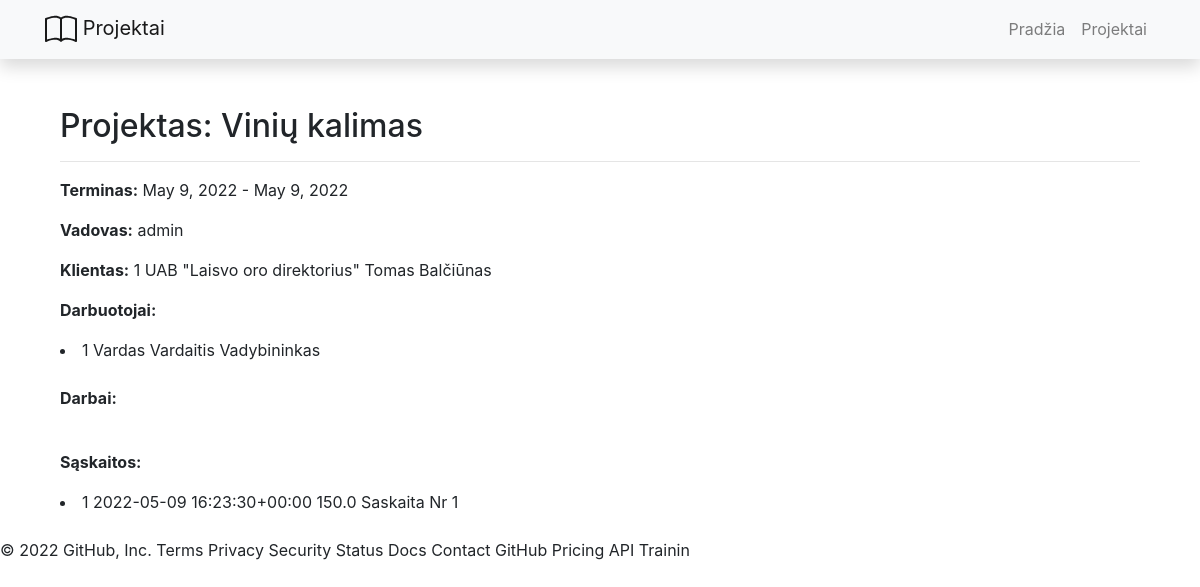
/projects/1/, run on the app's committed database.
### projects/models.py (models this page shows, shortened)
class Project(models.Model):
    name = models.CharField('Name', max_length=200)
    start_date = models.DateField('Start date',  null=True)
    end_date = models.DateField('End date',  null=True)
    client = models.ForeignKey('Client', on_delete=models.SET_NULL, null=True)
    manager = models.ForeignKey(User, verbose_name="Manager", on_delete=models.SET_NULL, null=True)
    employees = models.ManyToManyField('Employee', verbose_name="Employees")

class Client(models.Model):
    name = models.CharField('Name', max_length=200, null=True)
    lastname = models.CharField('Lastname', max_length=200, null=True)
    company = models.CharField('Company', max_length=200)
    contacts = models.CharField('Contacts', max_length=200, null=True)
    def __str__(self):
        return f'{self.id} {self.company} {self.name} {self.lastname}'

class Employee(models.Model):
    name = models.CharField('Name', max_length=200)
    lastname = models.CharField('Lastname', max_length=200)
    position = models.CharField('Pareigos', max_length=200, null=True)
    def __str__(self):
        return f'{self.id} {self.name} {self.lastname} {self.position}'

class Invoice(models.Model):
    date = models.DateTimeField('Date', null=True)
    info = models.TextField('Information', null=True)
    total = models.FloatField('Total')
    project = models.ForeignKey('Project', verbose_name="Project", on_delete=models.SET_NULL, null=True, related_name='invoices')
    def __str__(self):
        return f'{self.id} {self.date} {self.total} {self.info}'

### projects/views.py (the view)
# urls.py: path('<int:pk>/', views.ProjectDetailView.as_view(), name='project'),
class ProjectDetailView(generic.DetailView):
    model = Project
    template_name = 'project.html'

### projects/templates/project.html (shortened to what this page needs)
{% extends "base.html" %}
{% block content %}
    <div class="container project">
    <h2>Projektas: {{ project.name }}</h2>
    <hr/>
    <p><strong>Terminas:</strong> {{ project.start_date }} - {{ project.end_date }}</p>
    <p><strong>Vadovas:</strong> {{ project.manager }}</p>
    <p><strong>Klientas:</strong> {{ project.client }}</p>
    <p><strong>Darbuotojai:</strong></p>
    {% for employee in project.employees.all %}
        <li>{{ employee }}</li>
    {% endfor %}
    <p><strong>Darbai:</strong></p>
    <p><strong>Sąskaitos:</strong></p>
    {% for invoice in project.invoices.all %}
        <li>{{ invoice }}</li>
    {% endfor %}
    </div>
{% endblock %}

### data on the page
Project: name "Vinių kalimas", start_date "May 9, 2022", end_date "May 9, 2022", manager "admin", client "1 UAB \"Laisvo oro direktorius\" Tomas Balčiūnas"
Employee: id+name+lastname "1 Vardas Vardaitis Vadybininkas"
Invoice: id+date+total "1 2022-05-09 16:23:30+00:00 150.0 Saskaita Nr 1"
